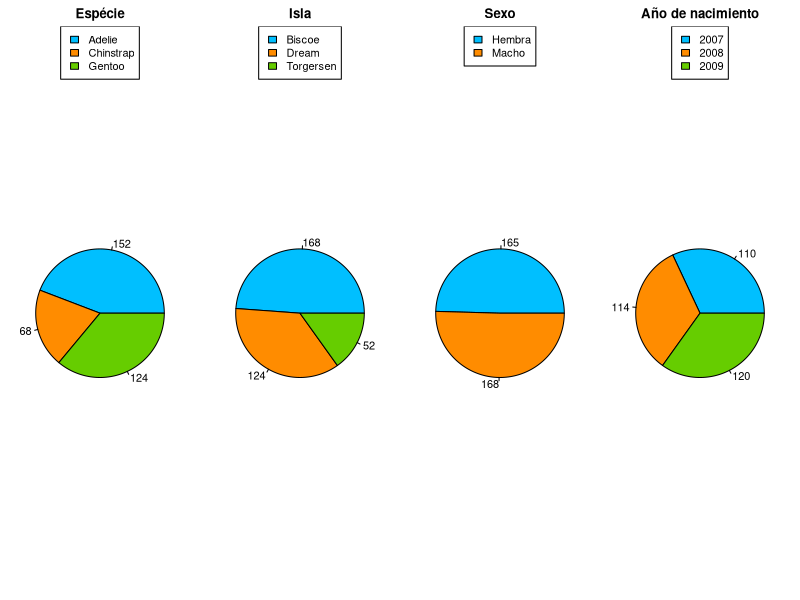
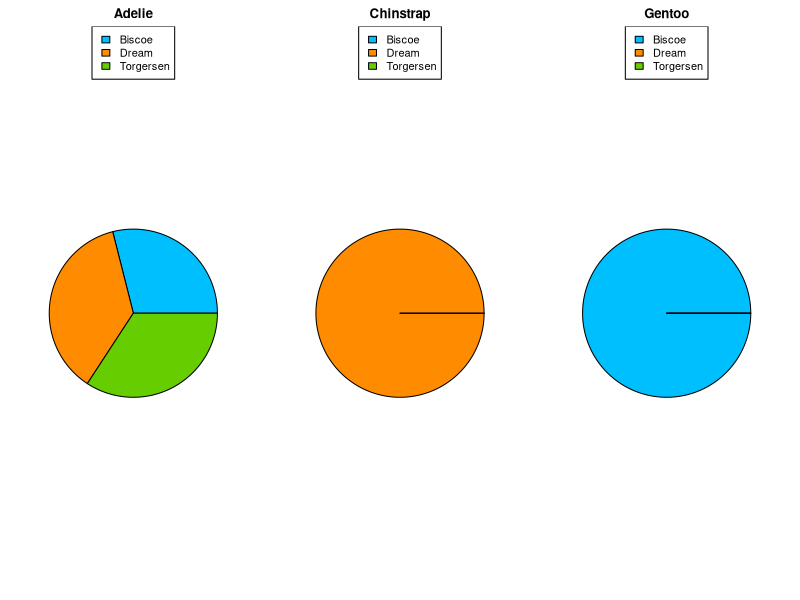
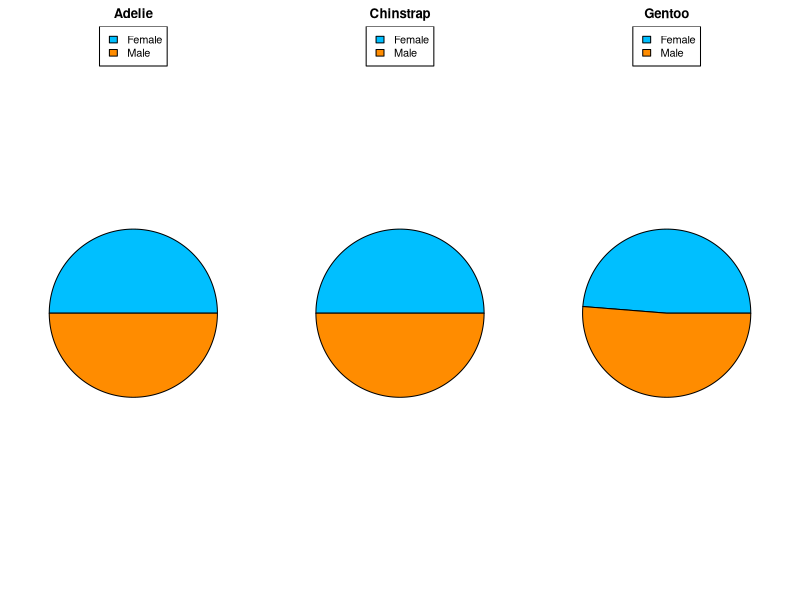
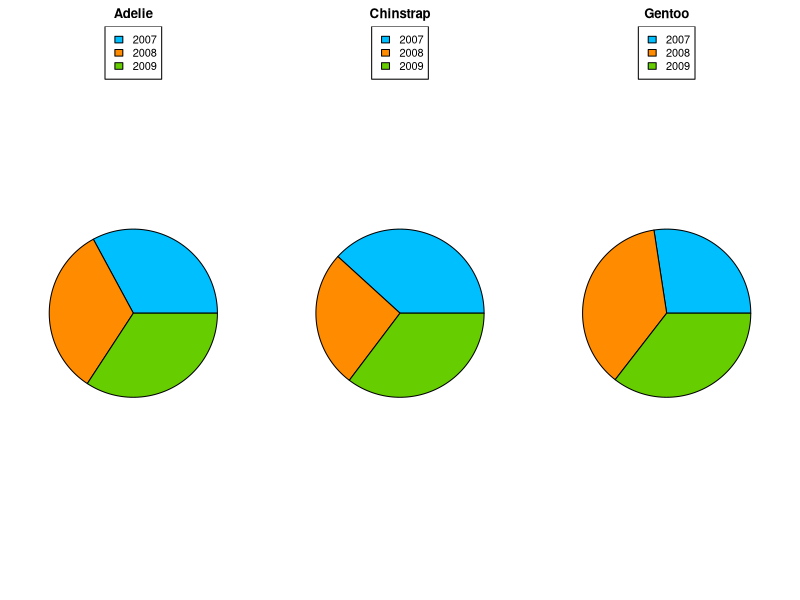
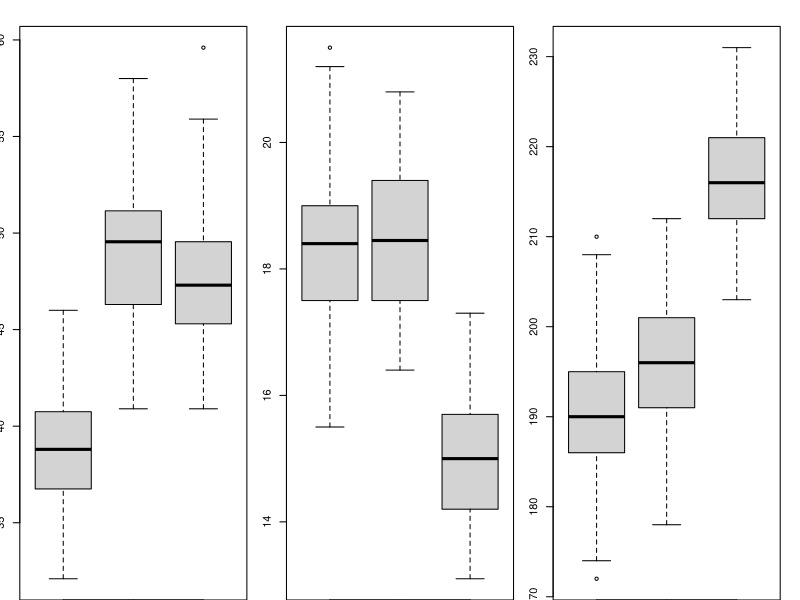
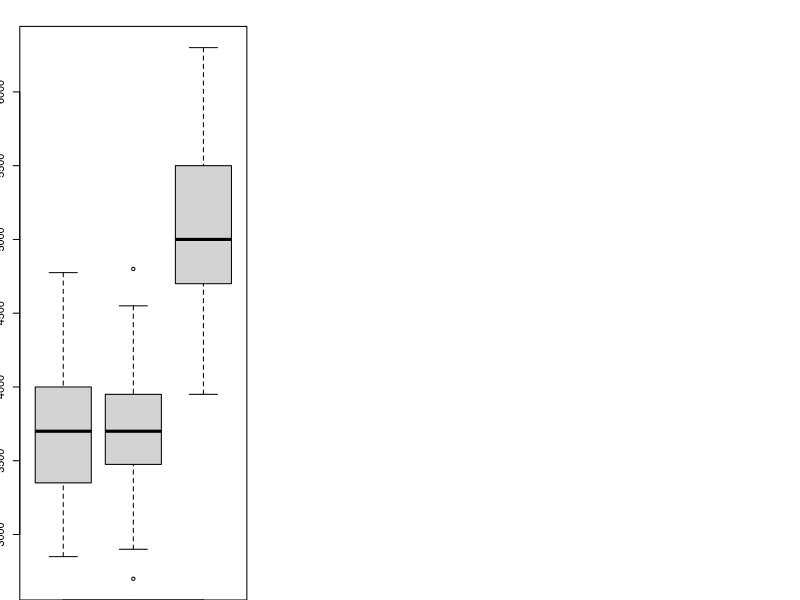

Write R code to recreate these figures, in order.
## ---- chunk 1
knitr::opts_chunk$set(echo = FALSE)
## ---- chunk 2
#install.packages("palmerpenguins",dep=TRUE)
library("palmerpenguins")
## ---- chunk 3
nvariables = length(penguins)
nobservaciones = nrow(penguins)
## ---- chunk 4
ls(penguins)
## ---- chunk 5
clasevariable = class(penguins$species)
## ---- chunk 6
summary(penguins$species)
## ---- chunk 7
clasevariable = class(penguins$island)
## ---- chunk 8
summary(penguins$island)
## ---- chunk 9
clasevariable = class(penguins$bill_length_mm)
## ---- chunk 10
summary(penguins$bill_length_mm)
desviacion = sd(na.omit(penguins$bill_length_mm))
## ---- chunk 11
clasevariable = class(penguins$bill_depth_mm)
## ---- chunk 12
summary(penguins$bill_depth_mm)
desviacion = sd(na.omit(penguins$bill_depth_mm))
## ---- chunk 13
clasevariable = class(penguins$flipper_length_mm)
## ---- chunk 14
summary(penguins$flipper_length_mm)
desviacion = sd(na.omit(penguins$flipper_length_mm))
## ---- chunk 15
clasevariable = class(penguins$body_mass_g)
## ---- chunk 16
summary(penguins$body_mass_g)
desviacion = sd(na.omit(penguins$body_mass_g))
## ---- chunk 17
clasevariable = class(penguins$sex)
## ---- chunk 18
summary(penguins$sex)
## ---- chunk 19
clasevariable = class(penguins$year)
## ---- chunk 20
summary(as.factor(penguins$year))
## ---- chunk 21
par(mfrow = c(1, 4), mar = c(0, 1, 2, 1))

nAdelie = length(which(penguins$species == "Adelie"))
nChinstrap = length(which(penguins$species == "Chinstrap"))
nGentoo = length(which(penguins$species == "Gentoo"))
slices = c(nAdelie, nChinstrap, nGentoo)
lbls = c(nAdelie, nChinstrap, nGentoo)

pie(slices, main = "Espécie", labels = lbls, col = c("deepskyblue", "darkorange", "chartreuse3"))
legend("top", c("Adelie", "Chinstrap", "Gentoo"), cex = 1, fill = c("deepskyblue", "darkorange", "chartreuse3"))


nBiscoe = length(which(penguins$island == "Biscoe"))
nDream = length(which(penguins$island == "Dream"))
nTorgersen = length(which(penguins$island == "Torgersen"))
slices = c(nBiscoe, nDream, nTorgersen)
lbls = c(nBiscoe, nDream, nTorgersen)

pie(slices, main = "Isla", labels = lbls, col = c("deepskyblue", "darkorange", "chartreuse3"))
legend("top", c("Biscoe", "Dream", "Torgersen"), cex = 1, fill = c("deepskyblue", "darkorange", "chartreuse3"))


nFemale = length(which(penguins$sex == "female"))
nMale = length(which(penguins$sex == "male"))
slices = c(nFemale, nMale)
lbls = c(nFemale, nMale)

pie(slices, main = "Sexo", labels = lbls, col = c("deepskyblue", "darkorange"))
legend("top", c("Hembra", "Macho"), cex = 1, fill = c("deepskyblue", "darkorange"))


n2007 = length(which(penguins$year == "2007"))
n2008 = length(which(penguins$year == "2008"))
n2009 = length(which(penguins$year == "2009"))
slices = c(n2007, n2008, n2009)
lbls = c(n2007, n2008, n2009)

pie(slices, main = "Año de nacimiento", labels = lbls, col = c("deepskyblue", "darkorange", "chartreuse3"))
legend("top", c("2007", "2008", "2009"), cex = 1, fill = c("deepskyblue", "darkorange", "chartreuse3"))
## ---- chunk 22
par(mfrow = c(1, 3), mar=c(0, 1.5, 2, 1.5))

islandBiscoe = length(which(penguins$island == "Biscoe" & penguins$species == "Adelie"))
islandDream = length(which(penguins$island == "Dream" & penguins$species == "Adelie"))
islandTorgersen = length(which(penguins$island == "Torgersen" & penguins$species == "Adelie"))
slices = c(islandBiscoe, islandDream, islandTorgersen)

pie(slices, main = "Adelie", labels = "", col = c("deepskyblue", "darkorange", "chartreuse3"))
legend("top", c("Biscoe", "Dream", "Torgersen"), cex = 1, fill = c("deepskyblue", "darkorange", "chartreuse3"))


islandBiscoe = length(which(penguins$island == "Biscoe" & penguins$species == "Chinstrap"))
islandDream = length(which(penguins$island == "Dream" & penguins$species == "Chinstrap"))
islandTorgersen = length(which(penguins$island == "Torgersen" & penguins$species == "Chinstrap"))
slices = c(islandBiscoe, islandDream, islandTorgersen)

pie(slices, main = "Chinstrap", labels = "", col = c("deepskyblue", "darkorange", "chartreuse3"))
legend("top", c("Biscoe", "Dream", "Torgersen"), cex = 1, fill = c("deepskyblue", "darkorange", "chartreuse3"))


islandBiscoe = length(which(penguins$island == "Biscoe" & penguins$species == "Gentoo"))
islandDream = length(which(penguins$island == "Dream" & penguins$species == "Gentoo"))
islandTorgersen = length(which(penguins$island == "Torgersen" & penguins$species == "Gentoo"))
slices = c(islandBiscoe, islandDream, islandTorgersen)

pie(slices, main = "Gentoo", labels = "", col = c("deepskyblue", "darkorange", "chartreuse3"))
legend("top", c("Biscoe", "Dream", "Torgersen"), cex = 1, fill = c("deepskyblue", "darkorange", "chartreuse3"))
## ---- chunk 23
par(mfrow = c(1, 3), mar = c(0, 1.5, 2, 1.5))

penF = length(which(penguins$sex == "female" & penguins$species == "Adelie"))
penM = length(which(penguins$sex == "male" & penguins$species == "Adelie"))
slices = c(penF, penM)

pie(slices, main = "Adelie", labels = "", col = c("deepskyblue", "darkorange"))
legend("top", c("Female", "Male"), cex = 1, fill = c("deepskyblue", "darkorange"))


penF = length(which(penguins$sex == "female" & penguins$species == "Chinstrap"))
penM = length(which(penguins$sex == "male" & penguins$species == "Chinstrap"))
slices = c(penF, penM)

pie(slices, main = "Chinstrap", labels = "", col = c("deepskyblue", "darkorange"))
legend("top", c("Female", "Male"), cex = 1, fill = c("deepskyblue", "darkorange"))


penF = length(which(penguins$sex == "female" & penguins$species == "Gentoo"))
penM = length(which(penguins$sex == "male" & penguins$species == "Gentoo"))
slices = c(penF, penM)

pie(slices, main="Gentoo", labels = "", col = c("deepskyblue", "darkorange"))
legend("top", c("Female", "Male"), cex = 1, fill = c("deepskyblue", "darkorange"))
## ---- chunk 24
par(mfrow = c(1, 3), mar = c(0, 1.5, 2, 1.5))

anyo2007 = length(which(penguins$year == "2007" & penguins$species == "Adelie"))
anyo2008 = length(which(penguins$year == "2008" & penguins$species == "Adelie"))
anyo2009 = length(which(penguins$year == "2009" & penguins$species == "Adelie"))
slices = c(anyo2007, anyo2008, anyo2009)

pie(slices, main = "Adelie", labels = "", col = c("deepskyblue", "darkorange", "chartreuse3"))
legend("top", c("2007", "2008", "2009"), cex = 1, fill = c("deepskyblue", "darkorange", "chartreuse3"))


anyo2007 = length(which(penguins$year == "2007" & penguins$species == "Chinstrap"))
anyo2008 = length(which(penguins$year == "2008" & penguins$species == "Chinstrap"))
anyo2009 = length(which(penguins$year == "2009" & penguins$species == "Chinstrap"))
slices = c(anyo2007, anyo2008, anyo2009)

pie(slices, main = "Chinstrap", labels = "", col = c("deepskyblue", "darkorange", "chartreuse3"))
legend("top", c("2007", "2008", "2009"), cex = 1, fill = c("deepskyblue", "darkorange", "chartreuse3"))


anyo2007 = length(which(penguins$year == "2007" & penguins$species == "Gentoo"))
anyo2008 = length(which(penguins$year == "2008" & penguins$species == "Gentoo"))
anyo2009 = length(which(penguins$year == "2009" & penguins$species == "Gentoo"))
slices = c(anyo2007, anyo2008, anyo2009)

pie(slices, main = "Gentoo", labels = "",col = c("deepskyblue", "darkorange", "chartreuse3"))
legend("top", c("2007", "2008", "2009"), cex = 1, fill = c("deepskyblue", "darkorange", "chartreuse3"))
## ---- chunk 25
boxplot(penguins$bill_length_mm ~ penguins$species, ylab = "Longitud del pico", xlab = "Especies")
## ---- chunk 26
boxplot(penguins$bill_depth_mm ~ penguins$species, ylab = "Amplitud del pico", xlab = "Especies")
## ---- chunk 27
boxplot(penguins$flipper_length_mm ~ penguins$species, ylab = "Longitud de las alas", xlab = "Especies")
## ---- chunk 28
boxplot(penguins$body_mass_g ~ penguins$species, ylab = "Masa corporal del pingüino", xlab = "Especies")
